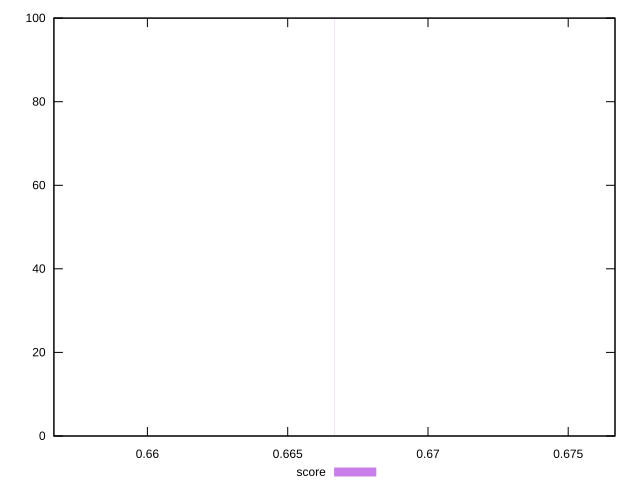

Generate this figure with gnuplot:
reset

$score <<EOF
0.666666666667 100
EOF

set key outside below
set boxwidth 1e-12
set xrange [0.6566666666666666:0.6766666666666666]
set yrange [0:100]
set style fill transparent solid 0.5 noborder
set terminal svg size 640, 490 enhanced background rgb 'white'
set output "report_00007_2020-12-11T15:55:29.892Z/uses-text-compression/samples/pages+cached+noadtech/score/histogram.svg"

plot $score title "score" with boxes

reset
